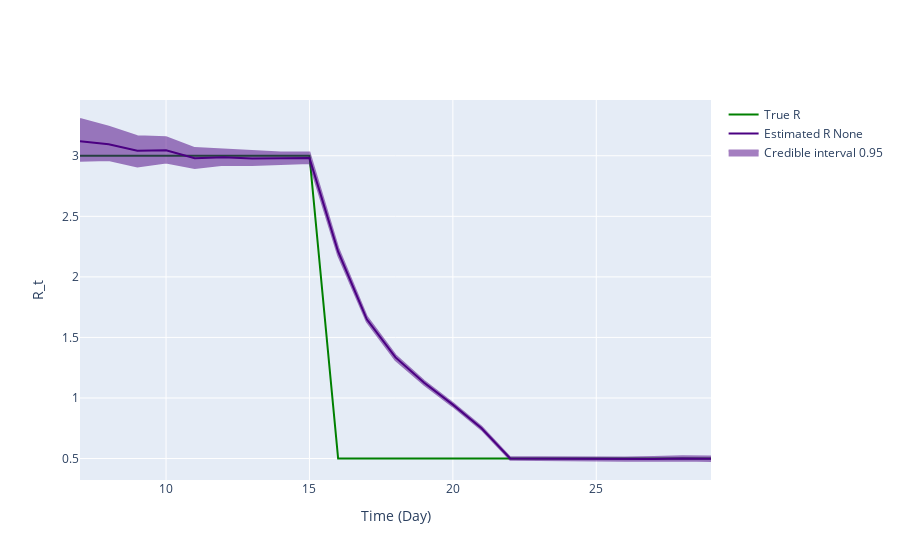

The notebook cell this image was saved under:
### Markdown cell above
## Inference plot using class method results

### Code cell
fig = ReproductionNumberPlot()

fig.add_ground_truth_rt(ground_truth)
fig.add_interval_rt(new_intervals)

fig.update_labels(time_label='Time (Day)', r_label='R_t')

fig.show_figure()

### Figure 1 — Plotly figure (JSON) as saved in the notebook; plotly's stock layout.template omitted (floating-point values rounded to 4 significant figures)
{"data": [{"line": {"color": "green"}, "mode": "lines", "name": "True R", "type": "scatter", "x": [7, 8, 9, 10, 11, 12, 13, 14, 15, 16, 17, 18, 19, 20, 21, 22, 23, 24, 25, 26, 27, 28, 29], "y": [3, 3, 3, 3, 3, 3, 3, 3, 3, 0.5, 0.5, 0.5, 0.5, 0.5, 0.5, 0.5, 0.5, 0.5, 0.5, 0.5, 0.5, 0.5, 0.5]}, {"line": {"color": "indigo"}, "mode": "lines", "name": "Estimated R None", "type": "scatter", "x": [7, 8, 9, 10, 11, 12, 13, 14, 15, 16, 17, 18, 19, 20, 21, 22, 23, 24, 25, 26, 27, 28, 29], "y": [3.119, 3.095, 3.042, 3.046, 2.98, 2.988, 2.978, 2.979, 2.983, 2.208, 1.65, 1.335, 1.125, 0.9451, 0.7502, 0.4999, 0.4996, 0.4981, 0.4978, 0.4948, 0.4966, 0.5005, 0.4983]}, {"fill": "toself", "fillcolor": "indigo", "line": {"color": "indigo"}, "mode": "lines", "name": "Credible interval 0.95", "opacity": 0.5, "showlegend": true, "type": "scatter", "x": [7, 8, 9, 10, 11, 12, 13, 14, 15, 16, 17, 18, 19, 20, 21, 22, 23, 24, 25, 26, 27, 28, 29, 29, 28, 27, 26, 25, 24, 23, 22, 21, 20, 19, 18, 17, 16, 15, 14, 13, 12, 11, 10, 9, 8, 7], "y": [3.304, 3.24, 3.162, 3.152, 3.064, 3.053, 3.04, 3.027, 3.028, 2.239, 1.672, 1.354, 1.141, 0.9586, 0.7618, 0.5098, 0.5101, 0.5086, 0.5117, 0.5091, 0.5123, 0.5186, 0.5166, 0.4796, 0.4844, 0.4803, 0.4814, 0.4845, 0.4867, 0.4891, 0.4902, 0.7383, 0.931, 1.109, 1.314, 1.63, 2.178, 2.94, 2.933, 2.925, 2.926, 2.9, 2.945, 2.912, 2.965, 2.959]}], "layout": {"hovermode": "x unified", "xaxis": {"title": {"text": "Time (Day)"}}, "yaxis": {"title": {"text": "R_t"}}}}
